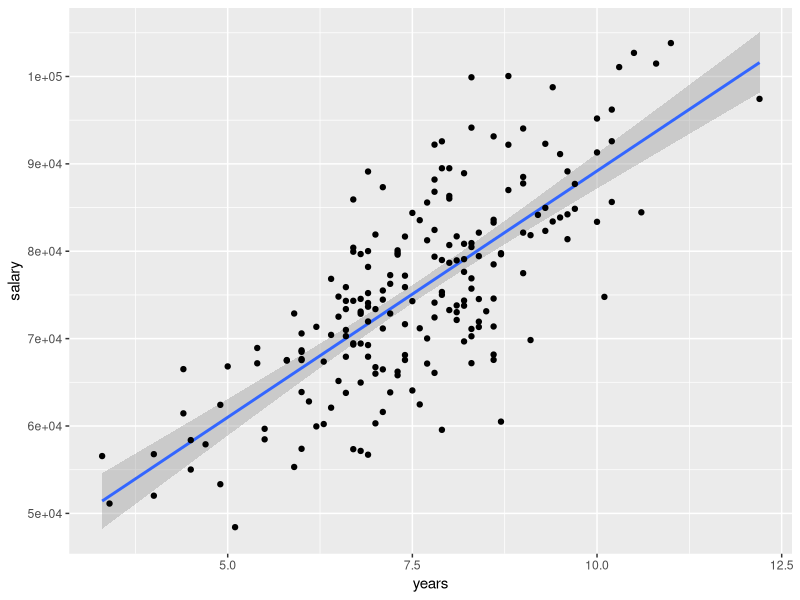
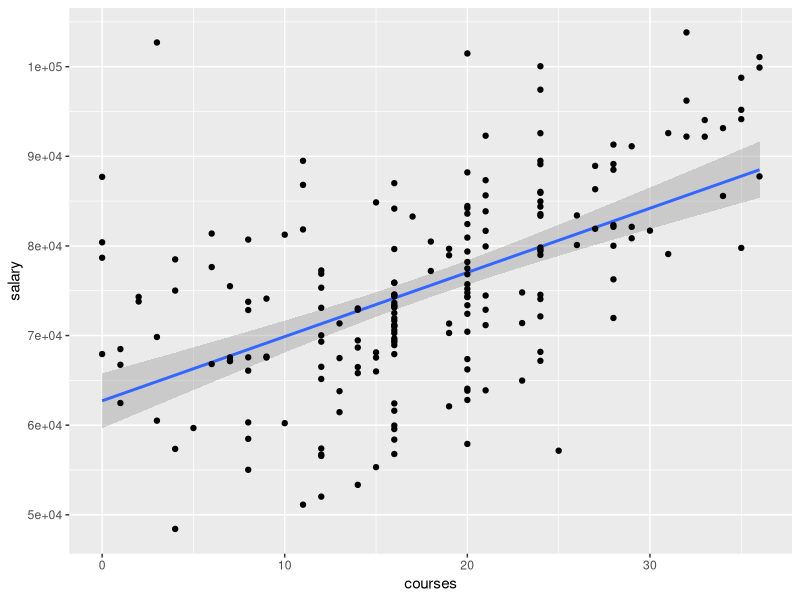
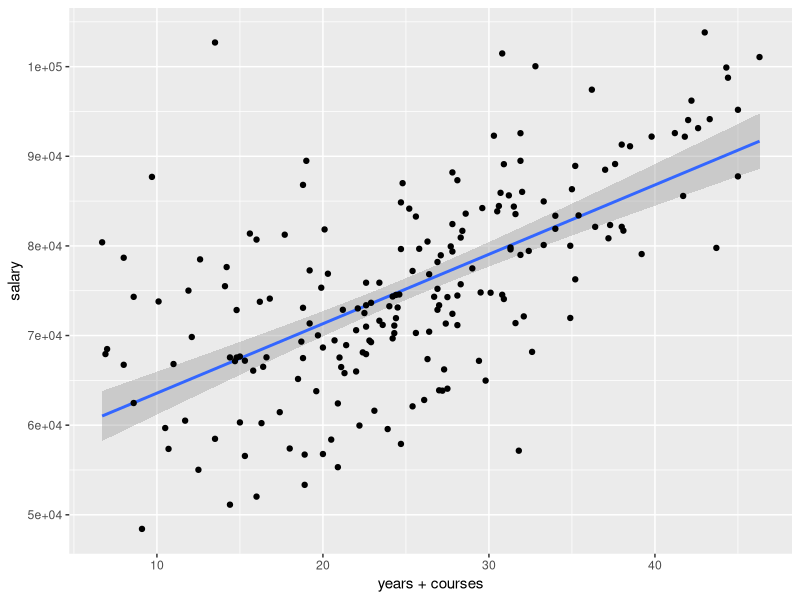
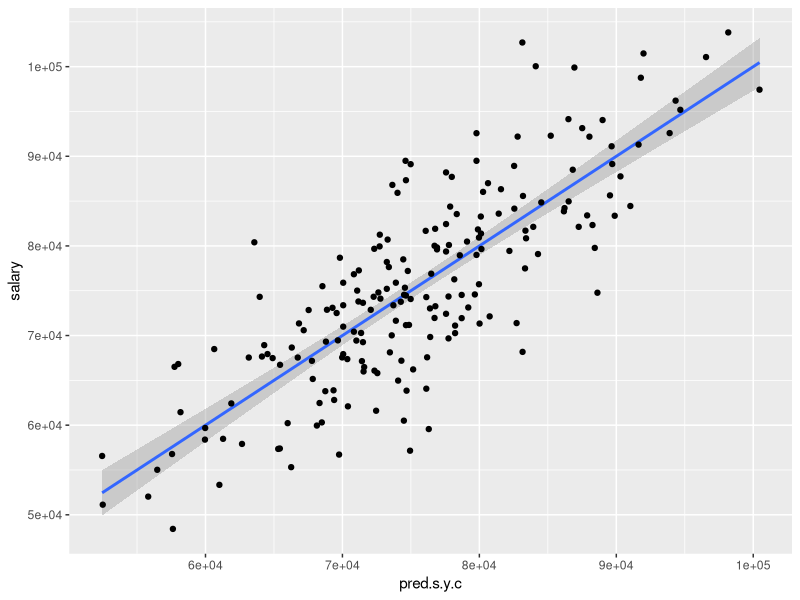

The R script that drew these images, in order: (Note: this script raises an error after producing the figures.)
# Statistics One, 2013, Lab 5

#     "ID" "salary" "years" "courses"
# "2"  2    77204    7.4     18
# Example
#   A correlational study investigating predictors of salary in professionals
#     Outcome variable (Y) is salary
#     Predictors (X) are # of "years" and # of "courses" taken by the professional
#     Initial analyses assume a sample size of N = 200 
#     Analyses are then repeated with a sample size of N = 20

# Load packages
library(psych)
library(ggplot2)

# Read data into a dataframe called SFT (Salary Factor Table)
SFT <- read.table("quiz5.txt", header = T)

# Ory
SFT$ID <- factor(SFT$ID)

# Summary statistics
describe(SFT)
round(cor(SFT[2:4]), 2)
#         salary years courses
# salary    1.00  0.74    0.54
# years     0.74  1.00    0.33
# courses   0.54  0.33    1.00

# Q1: Run a regression model with salary as the outcome variable and
# years of experience as the predictor variable. What is the 95%
# confidence interval for the regression coefficient? Type your answer
# exactly as it appears in R but include only two decimal places
# (e.g., if the 95% confidence interval is -1 to +1 then type -1.00 1.00)
# linear fit of salary (outcome) against years of experience (predictor)
mod.s.y <- lm(SFT$salary ~ SFT$years) 
mod.s.y
sum.mod.s.y <- summary(mod.s.y)
sum.mod.s.y
# R2 = 0.5549; RSE: 7457 on 198 DF; F-statistic: 246.8 on 1 and 198 DF
int.mod.s.y <- round(confint(mod.s.y), 2)
int.mod.s.y
ggplot(SFT, aes(x = years, y = salary)) + geom_smooth(method = "lm") + geom_point()

# Q2: Run a regression model with salary as the outcome variable and
# courses as the predictor variable. What is the 95% confidence interval
# for the regression coefficient?
# linear fit of salary (outcome) against years of experience (predictor)
mod.s.c <- lm(SFT$salary ~ SFT$courses) 
mod.s.c
sum.mod.s.c <- summary(mod.s.c)
sum.mod.s.c
# R2 = 0.2927; RSE: 9400 on 198 DF; F-statistic: 81.94 on 1 and 198 DF
int.mod.s.c <- round(confint(mod.s.c), 2)
int.mod.s.c
ggplot(SFT, aes(x = courses, y = salary)) + geom_smooth(method = "lm") + geom_point()

# Q3: Run a multiple regression model with both predictors and compare it
# with both the model from Question 1 and the model from Question 2.
# linear fit of salary (outcome) against years of experience (predictor)
mod.s.y.c <- lm(SFT$salary ~ SFT$years + SFT$courses) 
mod.s.y.c
sum.mod.s.y.c <- summary(mod.s.y.c)
sum.mod.s.y.c
# R2 = .6511; RSE: 6619 on 197 DF; F-Statistic: 183.8 on 2 and 197 DF
int.mod.s.y.c <- round(confint(mod.s.y.c), 2)
int.mod.s.y.c
ggplot(SFT, aes(x = years + courses, y = salary)) + geom_smooth(method = "lm") + geom_point()

# NHST: 1. Model (salary = fn(years)) == Model (salary = fn(years, courses)
# Shows difference between model based on salary and years is statistically
# compared to model based on salary and (years as well as courses)
anova(mod.s.y, mod.s.y.c)
# NHST: 2. Model (salary = fn(courses)) == Model (salary = fn(years, courses)
# Shows difference between model based on salary and courses is statistically
# compared to model based on salary and (years as well as courses)
anova(mod.s.c, mod.s.y.c)

# See how the prediction of salary is fitting the salary data
SFT$pred.s.y.c <- fitted(mod.s.y.c) 
ggplot(SFT, aes(x = pred.s.y.c, y = salary)) + geom_smooth(method = "lm") + geom_point()

# Q4: Run a standardized multiple regression model with both predictors.
# Do the confidence interval values differ from the corresponding
# unstandardized model?
mod.std.s.y.c <- lm(scale(SFT$salary) ~ scale(SFT$years) + scale(SFT$courses))
mod.std.s.y.c
sum.mod.std.s.y.c <- summary(mod.std.s.y.c)
sum.mod.std.s.y.c
# R2 = .6511; RSE: .5936 on 197 DF; F-Statistic: 183.8 on 2 and 197 DF
int.mod.std.s.y.c <- round(confint(mod.std.s.y.c), 2)
int.mod.std.s.y.c

# Q5: What function could you use to take a random subset of the data?
# A: sample()

# Q6: Run the following command in R: set.seed(1). Now take a random subset of
# the original data so that N=15. Is the correlation coefficient between
# salary and years of experience in this sample higher or lower than in
# the whole data set?
set.seed(1)
SFT.15 <- SFT[sample(nrow(SFT), 15), ]
describe(SFT.15) 
# Correlation analysis 
round(cor(SFT.15[2:4]), 2) # Round to 2 decimal places 
# 
#         salary years courses
# salary    1.00  0.59    0.56
# years     0.59  1.00   -0.03
# courses   0.56 -0.03    1.00

# Q7: Take a subset of the original data from row 51 to 70. What is the %
# of variance explained by a multiple regression model with both predictors
# (Provide your result with no decimal place)
SFT.sub <- SFT[51:70, ]
SFT.sub
describe(SFT.sub)
mod2.s.y.c <- lm(SFT.sub$salary ~ SFT.sub$years + SFT.sub$courses)
mod2.s.y.c
sum.mod2.s.y.c <- summary(mod2.s.y.c)
sum.mod2.s.y.c
# R2 = .8509; RSE: 5584 on 17 DF; F-statistic: 48.49 on 2 and 17 DF, p-value: 9.451e-08

# Q8: Using model comparison, which model provides the best fit for the
# subsetted data from Question 7?
# 1. Salary from Years
mod2.s.y <- lm(SFT.sub$salary ~ SFT.sub$years)
mod2.s.y
sum.mod2.s.y <- summary(mod2.s.y)
sum.mod2.s.y
# R2 = .7198; RSE: 7438 on 18 DF; F-statistic: 46.25 on 1 and 18 DF; p-value: 2.281e-06
# 2. Salary from Courses
mod2.s.c <- lm(SFT.sub$salary ~ SFT.sub$courses)
mod2.s.c
sum.mod2.s.c <- summary(mod2.s.c)
sum.mod2.s.c
# R2 = .6245; RSE: 8611 on 18 DF; F-statistic: 29.94 on 1 and 18 DF; p-value: 3.386e-05

# Q9: What is the correlation between the salary values predicted by the multiple
# regression model and the actual salary scores in the subsetted data?
# (Provide your result rounded to 2 decimal places)
SFT.sub$pred.s.y.c <- fitted(mod2.s.y.c)
round(cor(SFT.sub$salary, SFT.sub$pred.s.y.c), 2)
round(cor(SFT.sub[2:7]), 2)

# Q10: For the subset data, compute the correlation between the scores predicted by
# the multiple regression model and the residuals from the same model. Is the
# correlation statistically significant?
SFT.sub$e.pred.s.y.c <- resid(mod2.s.y.c)
SFT.sub
cor.test(SFT.sub$salary, SFT.sub$e.pred.s.y.c)
# PPM C = 0.39; t = 1.78, df = 18, p-value = .09
# 95% confidence interval -.07 < cor < 0.71


